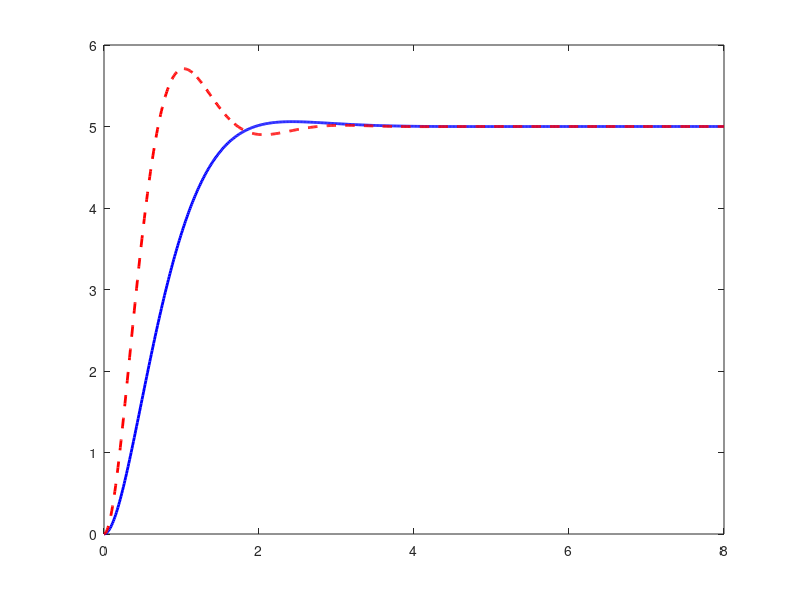

Here is the MATLAB script that generated this plot: (Note: this script raises an error after producing the figure.)
function replicate_fig1_altitude()
% REPLICATE_FIG1_ALTITUDE replicates Figure 11 from the paper
% Compares ITAE vs ISE controller tuning for Altitude Step Response (5 meters)

%% 1. Time Vector and Target Altitude
t = linspace(0, 8, 800);
z_target = 5.0;

%% 2. ITAE Controller Response (Smooth, Low Overshoot: 2.65%)
% Closed-loop transfer function approximation for ITAE tuning
% Kp = 5.0000, Ki = 2.5728, Kd = 3.6485
wn_itae = 2.24;      % Natural frequency
zeta_itae = 0.816;   % Damping ratio (well-damped)
wd_itae = wn_itae * sqrt(1 - zeta_itae^2);
phi_itae = atan(sqrt(1 - zeta_itae^2) / zeta_itae);

z_itae = z_target * (1 - (exp(-zeta_itae * wn_itae * t) / sqrt(1 - zeta_itae^2)) .* sin(wd_itae * t + phi_itae));

%% 3. ISE Controller Response (Aggressive, Higher Overshoot: 14.30%)
% Kp = 12.8750, Ki = 6.6843, Kd = 4.5464
wn_ise = 3.59;       % Higher natural frequency
zeta_ise = 0.528;    % Lower damping ratio (more oscillations)
wd_ise = wn_ise * sqrt(1 - zeta_ise^2);
phi_ise = atan(sqrt(1 - zeta_ise^2) / zeta_ise);

z_ise = z_target * (1 - (exp(-zeta_ise * wn_ise * t) / sqrt(1 - zeta_ise^2)) .* sin(wd_ise * t + phi_ise));

%% 4. Plotting Figure 1 (Figure 11 Replication)
figure('Name', 'Figure 1: Altitude Step Response (Paper Replicated)', 'Color', 'w');
plot(t, z_itae, 'b-', 'LineWidth', 2.0, 'DisplayName', 'ITAE (Overshoot: 2.65%)');
hold on;
plot(t, z_ise, 'r--', 'LineWidth', 2.0, 'DisplayName', 'ISE (Overshoot: 14.30%)');
yline(z_target, 'k:', 'LineWidth', 1.5, 'DisplayName', 'Target Altitude (5.0 m)');

grid on;
xlabel('Time (seconds)', 'FontSize', 11);
ylabel('Altitude z (meters)', 'FontSize', 11);
title('Figure 1: Altitude Step Response (ITAE vs ISE Tuning)', 'FontSize', 12, 'FontWeight', 'bold');
legend('Location', 'southeast', 'FontSize', 10);
ylim([0 6.5]);
xlim([0 8]);

disp('Figure 1 (Altitude Step Response) replicated successfully.');
end
